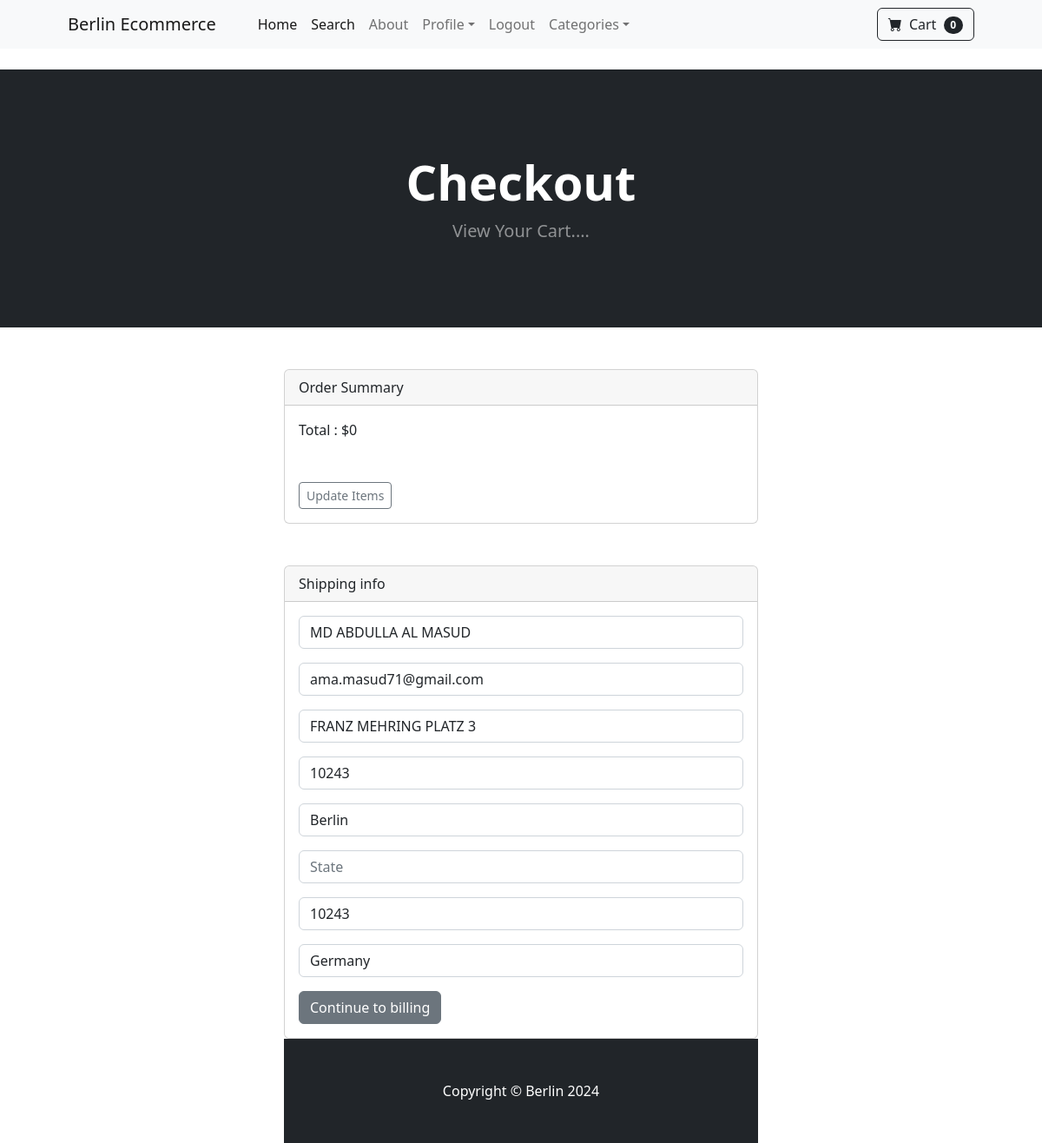
The app's page /payment/checkout (signed in) with its own data.
### payment/models.py (models this page shows, shortened)
class ShippingAddress(models.Model):
	user = models.ForeignKey(User, on_delete=models.CASCADE, null=True, blank=True)
	shipping_full_name = models.CharField(max_length=255)
	shipping_email = models.CharField(max_length=255)
	shipping_address1 = models.CharField(max_length=255)
	shipping_address2 = models.CharField(max_length=255, null=True, blank=True)
	shipping_city = models.CharField(max_length=255)
	shipping_state = models.CharField(max_length=255, null=True, blank=True)
	shipping_zipcode = models.CharField(max_length=255, null=True, blank=True)
	shipping_country = models.CharField(max_length=255)
	class Meta:
		verbose_name_plural = "Shipping Address"

### payment/views.py (the view)
# urls.py: path('checkout', views.checkout, name= 'checkout'),
def checkout(request):
    cart = Cart(request)
    cart_products = cart.get_prods
    quantities = cart.get_quants
    totals = cart.cart_total()
    if request.user.is_authenticated:
        shipping_user = ShippingAddress.objects.get(user__id=request.user.id)
        shipping_form = ShippingForm(request.POST or None, instance=shipping_user)
        return render(request, "payment/checkout.html",{"cart_products": cart_products, "quantities": quantities,"totals" : totals, "shipping_form":shipping_form})
    else:
       shipping_form = ShippingForm(request.POST or None)
       return render(request, "payment/checkout.html",{"cart_products": cart_products, "quantities": quantities,"totals" : totals,"shipping_form":shipping_form})

### cart/cart.py (called while the page is built, shortened)
    def cart_total(self):
        product_ids = self.cart.keys()
        products = Product.objects.filter(id__in = product_ids)
        quantities = self.cart
        total = 0
        return total

    def __len__(self):
        return len(self.cart)

    def get_prods(self):
        products_ids = self.cart.keys()
        products = Product.objects.filter (id__in = products_ids)
        return products

### cart/context_processors.py (called while the page is built)
def cart(request):
	return {'cart': Cart(request)}

### payment/templates/payment/checkout.html (shortened to what this page needs)
{% extends 'base.html' %}
{% block content %}
        <br>
        <header class="bg-dark py-5">
            <div class="container px-4 px-lg-5 my-5">
                <div class="text-center text-white">
                    <h1 class="display-4 fw-bolder">Checkout</h1>
                    <p class="lead fw-normal text-white-50 mb-0">View Your Cart.... </p>
                </div>
            </div>
        </header>
        <br><br>
        <div class="container">
            <div class="row">
                <div class="col-md-6 offset-md-3">
                    <div class="card">
                        <div class="card-header">
                         Order Summary
                        </div>
                        <div class="card-body">
                            Total : ${{ totals }}
                            <br>
                            <br><br>
                            <a href="{% url 'cart_summary' %}" class="btn btn-sm btn-outline-secondary">Update Items</a>
                        </div>
                      </div>
                      <br>
                      <br>
                      <div class="card">
                        <div class="card-header">
                          Shipping info
                        </div>
                        <div class="card-body">
                            <form method="POST" action="{% url 'billing_info' %}">
                           {{ shipping_form.as_p }}
                 <button type="submit"   class="btn btn-secondary">Continue to billing</button>
                </form>
            </div>
        </div>
{% endblock %}

### records on screen
ShippingAddress: shipping_full_name "MD ABDULLA AL MASUD", shipping_email "ama.masud71@gmail.com", shipping_address1 "FRANZ MEHRING PLATZ 3", shipping_address2 "10243", shipping_city "Berlin", shipping_zipcode "10243", shipping_country "Germany"

### other values on screen
{{ cart | length }} "0"
{{ totals }} "0"
